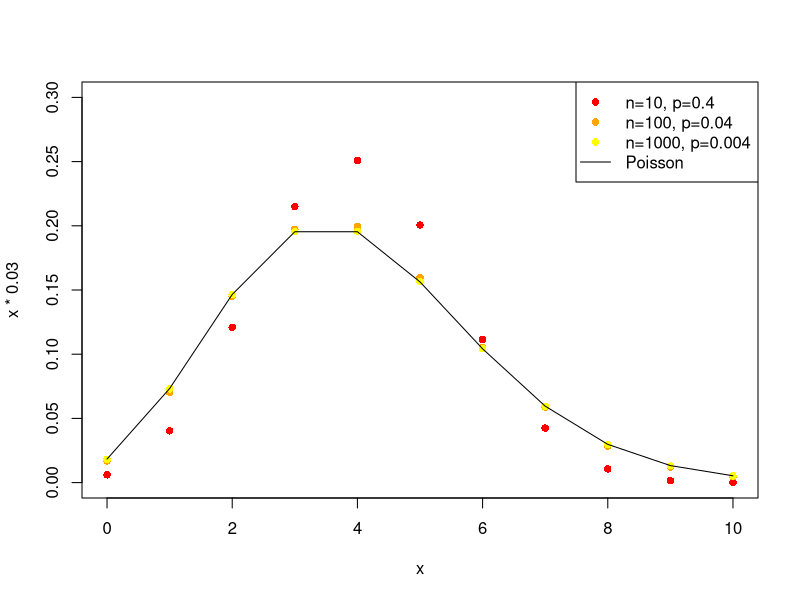
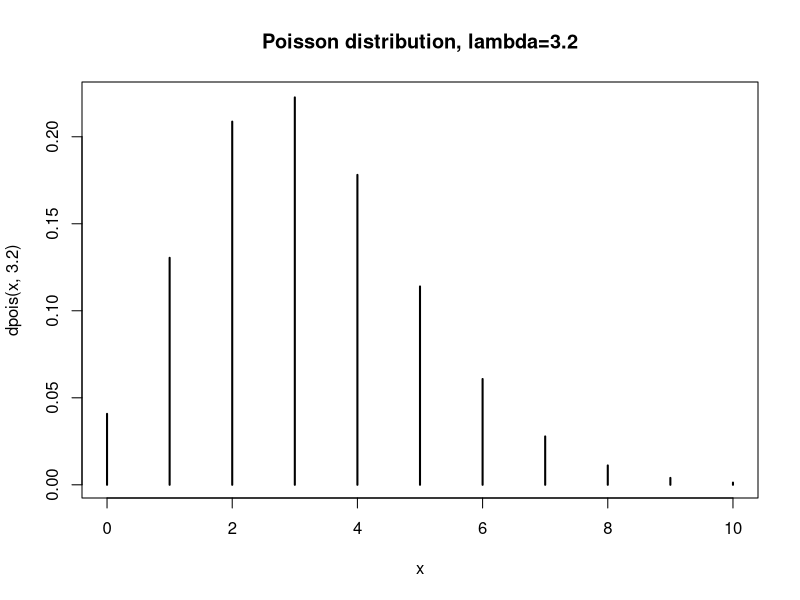
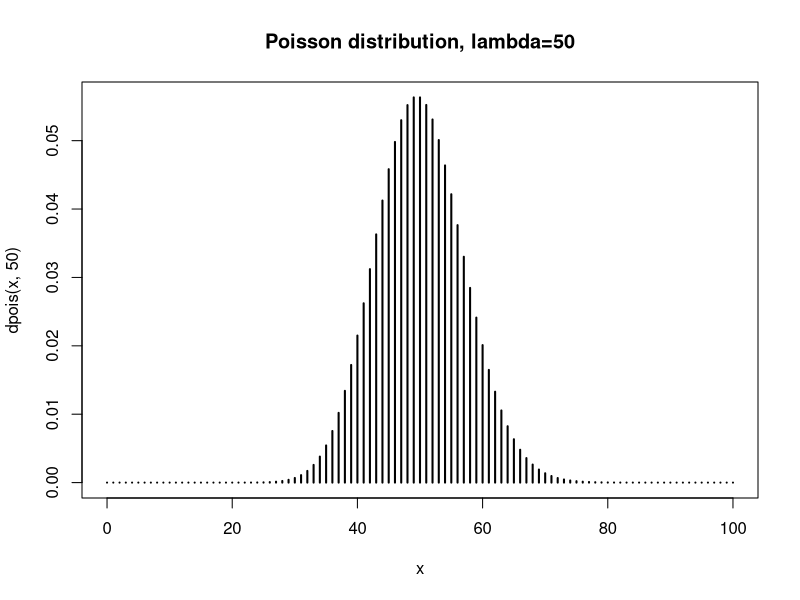
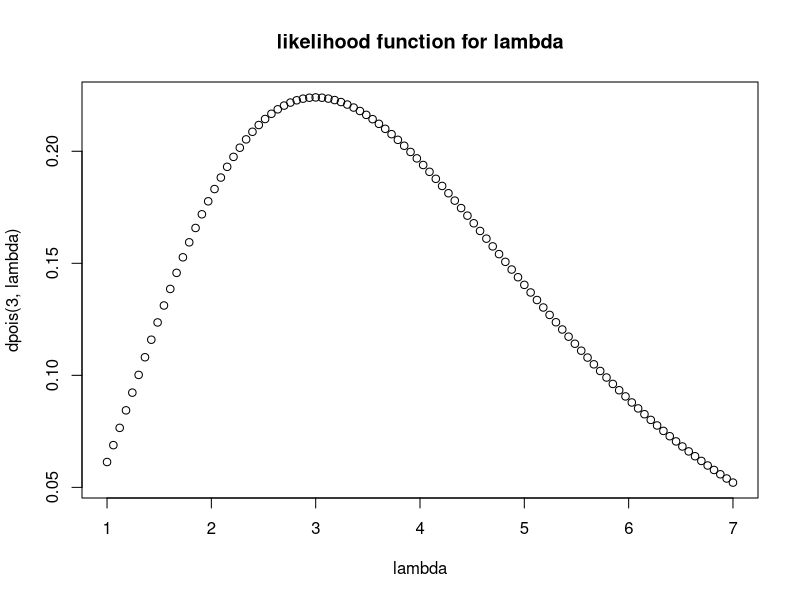
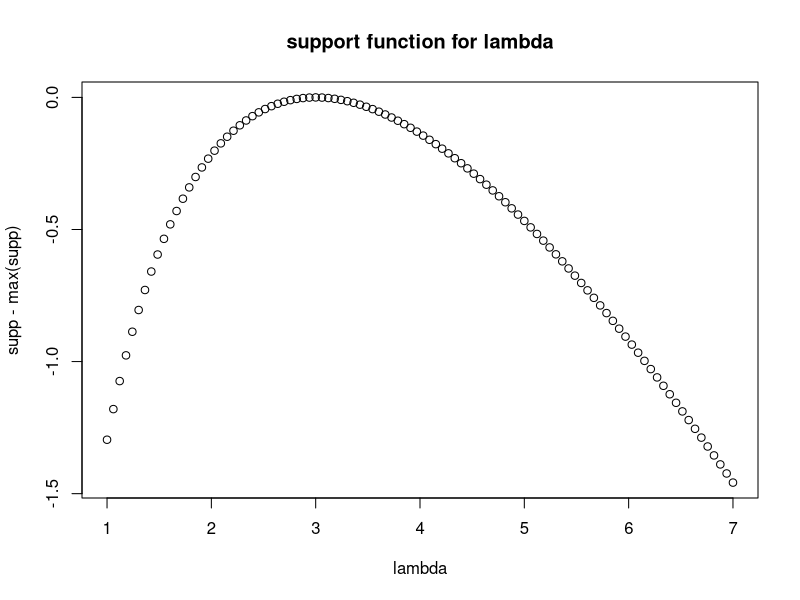

These charts were generated, in order, by the following R code:
## ---- chunk 1
e <- 1:5
jj <- data.frame(n=10^e, p=0.4/10^e, np=4, var=4*(1-1/10^e))
knitr::kable(jj,caption="limiting process for the Poisson distribution")
## ---- chunk 2
n <- 10^(1:3)
x <- 0:10
plot(x,x*0.03,type='n')
cols <- c("red","orange", "yellow", "green", "blue", "purple")
for(i in seq_along(n)){
    points(x,dbinom(x,n[i],4/n[i]),pch=16,col=cols[i])
}
points(x,dpois(x,4),type='l')
legend("topright",
       legend=c("n=10, p=0.4","n=100, p=0.04", "n=1000, p=0.004","Poisson"),
       pch=c(16,16,16,NA),col=c(cols[seq_along(n)],"black"),lty=c(NA,NA,NA,1))
## ---- chunk 3
rpois(40,lambda=4.5)
## ---- chunk 4
sum(dpois(0:100,lambda=4.5))
## ---- chunk 5
mean(rpois(1e6,lambda=4.5))
mean(rpois(1e6,lambda=4.5))
mean(rpois(1e6,lambda=4.5))
## ---- chunk 6
x <- 0:10
plot(x,dpois(x,3.2),type='h',lwd=2,main='Poisson distribution, lambda=3.2')
## ---- chunk 7
x <- 0:100
plot(x,dpois(x,50),type='h',lwd=2,main='Poisson distribution, lambda=50')
## ---- chunk 8
lambda <- seq(from=1,to=7,len=100)
plot(lambda,dpois(3,lambda),main='likelihood function for lambda')
## ---- chunk 9
lambda <- seq(from=1,to=7,len=100)
supp <- dpois(3,lambda,log=TRUE)
plot(lambda,supp-max(supp),main='support function for lambda')
